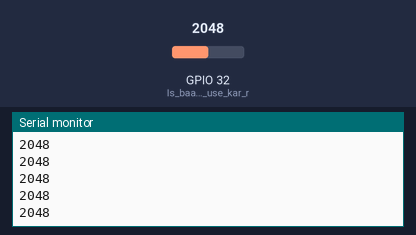
The sketch below on a simulated ESP32. On the bench: the last lines printed to the serial monitor. Inputs (shaded band) come from the test bench; at power-on: GPIO 32 (Is_baar_hum_D32_use_kar_r) = 2048.

Above: at 1.2 s.
1.3 s: GPIO 32 (Is_baar_hum_D32_use_kar_r) set to 2866
At 2.4 s:
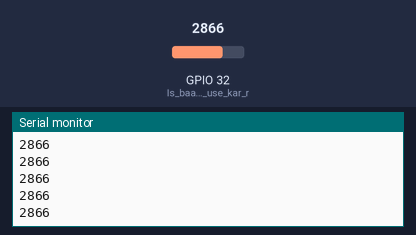
2.8 s: GPIO 32 (Is_baar_hum_D32_use_kar_r) set to 3603
At 3.4 s:
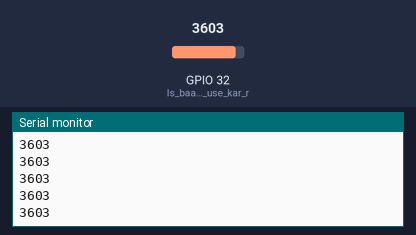
Timing chart, 0 to 5.8 s (numbered marks = the images above; inputs shaded):
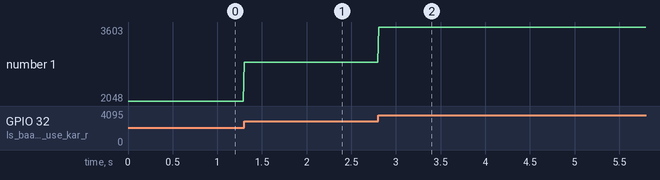

The sketch:

SensorTest.ino
```cpp
void setup() {
  Serial.begin(115200);
  pinMode(32, INPUT); // Is baar hum D32 use kar rahe hain test ke liye
}

void loop() {
  int rawValue = analogRead(32);
  Serial.println(rawValue);
  delay(10);
}
```

Measured:
- after the input at 1.3 s, the serial monitor: prints a new line at once (image 1)
- after the input at 2.8 s, the serial monitor: prints a new line at once (image 2)
- plotted number 1: 2048 → 2866 after the input at 1.3 s, 2866 → 3603 after the input at 2.8 s
